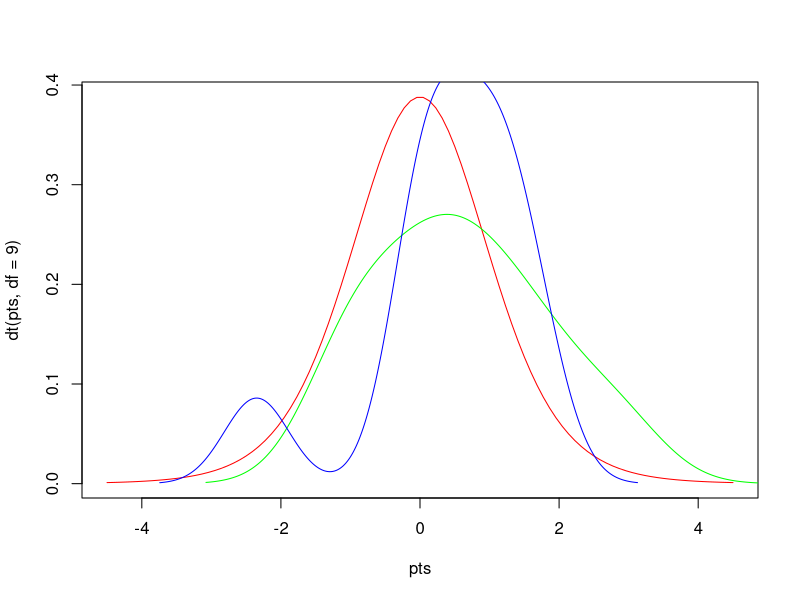

This chart was generated by the following R code:
# Author : F. Forrester, Date: 1/16/2025, Purpose: Test T-Test


#Generate Dummy Data
x = rnorm(10)
y = rnorm(10)

#Plot the variables x and y using a density plot
pts = seq(-4.5,4.5,length=100)
plot(pts,dt(pts,df=9),col='red',type='l')
lines(density(x), col='green')
lines(density(y), col='blue')
